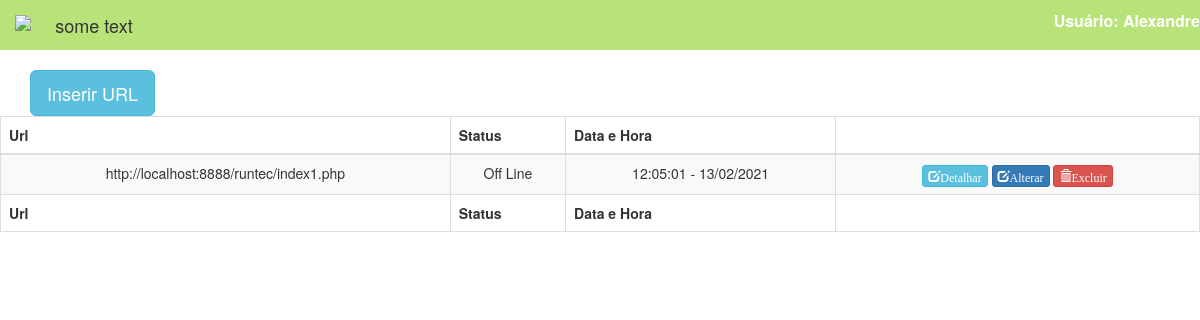
The app's page /index.php?page=teste.php (signed in) with its own data.
### tables this page shows
CREATE TABLE `robo` (
  `ID_R` int(5) NOT NULL,
  `ID_URL` int(3) NOT NULL,
  `DATA_T` date NOT NULL,
  `HORA_T` time NOT NULL,
  `STATUS_URL` varchar(20) NOT NULL,
  `RETORNO` varchar(200) NOT NULL
);

CREATE TABLE `t_url` (
  `ID` int(3) NOT NULL,
  `ID_USU` int(3) NOT NULL,
  `URL` varchar(100) NOT NULL
);

### pages/teste.php (the view, shortened to what this page needs)
<?php
$UserId = $_SESSION['UserId'];
$Usuario = $_SESSION['Usuario'];
include('includes/db.php');
$GetList = "SELECT ID,ID_USU,URL,DATA_T,HORA_T, ID_URL, STATUS_URL, RETORNO FROM robo INNER JOIN t_url ON t_url.ID = robo.ID_URL WHERE ID_USU = $UserId";
$GetListCategory = mysqli_query($mysqli, $GetList);
?>
<!doctype html>
<html lang="pt">
<head>
    <link rel="stylesheet" href="https://maxcdn.bootstrapcdn.com/bootstrap/3.3.7/css/bootstrap.min.css">
    <div class="headmain">
        <div class="navbar-header">
            <img class="navbar-brand" src="https://www.widepay.com/tpl/themes/widepay/assets/images/logo-wide-pay.svg" alt="some text" width="172" height="77">
        </div>
        <ul class="nav navbar-top-links navbar-right">
            <li class="dropdown">
                <a class="dropdown-toggle" data-toggle="dropdown" href="#">
                    <i class="fa fa-user fa-fw"></i> <strong>
                        <font color="White" size="3"><?php echo "Usuário: $Usuario"; ?></font>
                    </strong> <i class="fa fa-caret-down"></i>
                </a>
            </li>
        </ul>
    </div>
    <nav class="navbar-default" id="navbar">
        <div class="container-fluid">
        </div>
    </nav>
</head>
<body class="text-center">
    <div class="container">
        <div class="row">
            <div class="col-md-1">
                <button type="button" class="btn btn-info btn-lg" data-toggle="modal" data-target="#MyModal">Inserir URL </button>
            </div>
        </div>
    </div>
    <td colspan="2" class="notification">
        <table class="table table-bordered table-hover table-striped" id="menu_table">
            <thead>
                <tr>
                    <th class="text-left"><?php echo 'Url'; ?></th>
                    <th class="text-left"><?php echo "Status"; ?></th>
                    <th class="text-left"><?php echo "Data e Hora "; ?></th>
                    <th class="text-left"><?php echo $Action; ?></th>
                </tr>
            </thead>
            <tbody>
            <?php
            while ($col = mysqli_fetch_assoc($GetListCategory)) {
                $Data = $col['DATA_T'];
                $Hora = $col['HORA_T'];
                $STATUS_URL = $col['STATUS_URL'];
                $URL = $col['URL'];
                $dataP = explode('-', $Data);
                $dataParaExibir = $dataP[2] . '/' . $dataP[1] . '/' . $dataP[0];
                $Exibe = "$Hora - $dataParaExibir";
            ?>
                <tr>
                    <td class="s_url"><?php echo $URL; ?> </td>
                    <td class="s_status"><?php echo $STATUS_URL; ?><?php ?></td>
                    <td><?php echo $Exibe; ?></td>
                    <td colspan="2" class="notification">
                        <a href="#Detalhar<?php echo $col['ID']; ?>" class="" data-toggle="modal"><span class="btn btn-info btn-xs glyphicon glyphicon-edit " data-toggle="tooltip" data-placement="left" title="" data-original-title="<?php echo $EditAccount; ?>">Detalhar</span></a>
                        <a href="#EditCat<?php echo $col['ID']; ?>" class="" data-toggle="modal"><span class="btn btn-primary btn-xs glyphicon glyphicon-edit " data-toggle="tooltip" data-placement="left" title="" data-original-title="<?php echo $EditAccount; ?>">Alterar</span></a>
                        <a href="#DeleteCat<?php echo $col['ID']; ?>" data-toggle="modal"><span class=" glyphicon glyphicon-trash btn btn-primary btn-xs btn-danger" data-toggle="tooltip" data-placement="right" title="" data-original-title="<?php echo $DeleteAccounts; ?>">Excluir</span></a>
                    </td>
                </tr>
                </tbody>
            <?php } ?>
            <tfoot>
                <tr>
                    <th class="text-left"><?php echo 'Url'; ?></th>
                    <th class="text-left"><?php echo "Status"; ?></th>
                    <th class="text-left"><?php echo "Data e Hora "; ?></th>
                    <th class="text-left"><?php echo $Action; ?></th>
                </tr>
            </tfoot>
        </table>
</body>
</html>

### pages/teste.php (style rules this page uses)
.navbar-default { background-color: #b8e378; border-color: #09bef5; }

### records on screen
robo: ID_URL.URL "http://localhost:8888/runtec/index1.php", STATUS_URL "Off Line", Exibe "12:05:01 - 13/02/2021"

### other values on screen
$Usuario "Alexandre"
